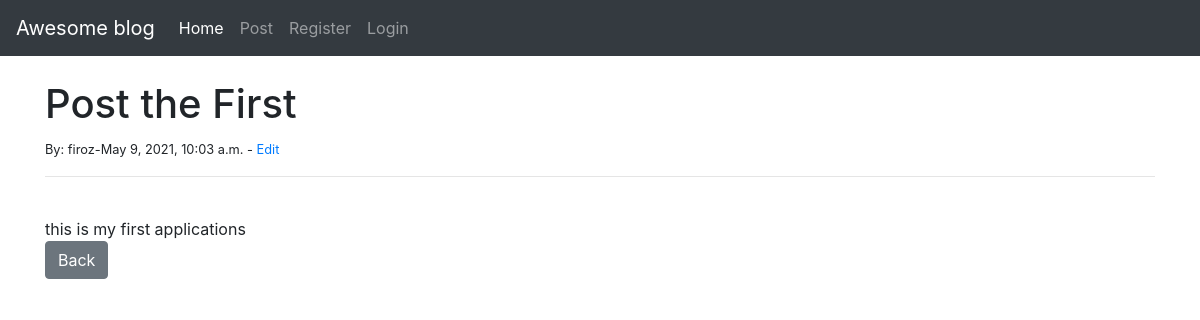
The app's page /article/1 with its own data.
### theblog/models.py (models this page shows, shortened)
class Post(models.Model):
    title = models.CharField(max_length=255)
    title_tag = models.CharField(max_length=255,default="")
    author = models.ForeignKey(User,on_delete=models.CASCADE)
    body = models.TextField()
    post_date = models.DateTimeField(auto_now_add=True)

### theblog/views.py (the view)
# urls.py: path('article/<int:pk>',ArticleDetailView.as_view(),name="article-detail"),
class ArticleDetailView(DetailView):
    model = Post
    template_name = 'article_details.htm'

### theblog/templates/article_details.htm (shortened to what this page needs)
{% extends 'base.htm' %}
{% load static %}
{% block content %}
    <h1>{{post.title}}</h1>
    <small>By: {{post.author.username}}-{{post.post_date}}    - <a href="{% url 'update_post' post.pk %}">Edit</a></small>
    <hr><br>
    {{post.body }}
    <br>
    <a href="{% url 'home' %}" class="btn btn-secondary">Back</a>
{% endblock content %}

### records on screen
Post: title "Post the First", author.username "firoz", post_date "May 9, 2021, 10:03 a.m.", body "this is my first applications"
